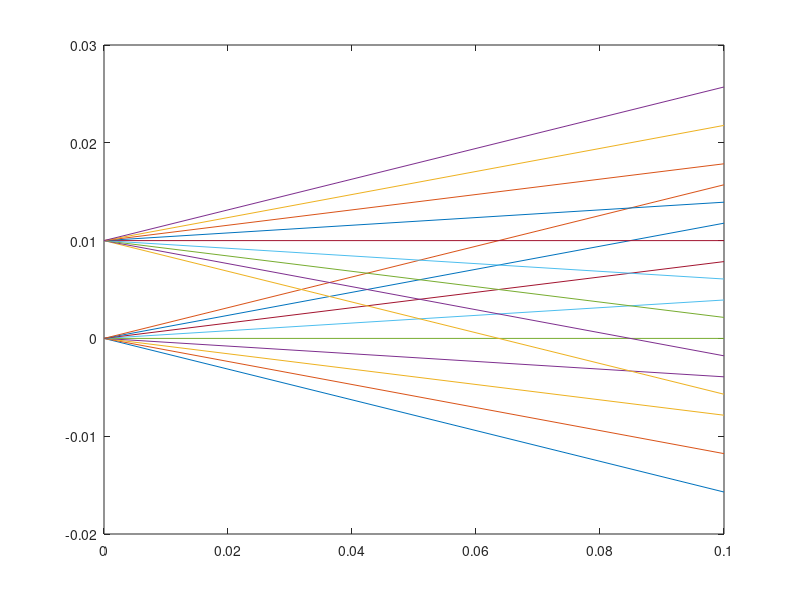

Source code (MATLAB):
% Part 1a
% Close any old plots
close all

% Free space transmission matrix for 10 cm 
d = .1;
Md = [1 d 0 0; 0 1 0 0; 0 0 1 d; 0 0 0 1];

% 9 angles from -pi/20 to pi/20
angles = -pi/20:pi/80:pi/20;

% Rays from each origin
origin1 = [zeros(1,9);angles;zeros(1,9);zeros(1,9)];
origin2 = [ones(1,9)*.01;angles;zeros(1,9);zeros(1,9)];

% Propogate rays through free space
rays_in = [origin1, origin2];
rays_out = Md*rays_in;

% Plot results
ray_z = [zeros(1,size(rays_in,2)); d*ones(1,size(rays_in,2))];
plot(ray_z, [rays_in(1,:); rays_out(1,:)]);

% Part 1b
a = 1;